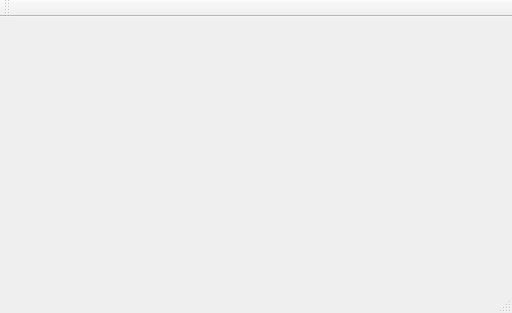
<?xml version="1.0" encoding="UTF-8"?>
<ui version="4.0">
 <class>MainWindow</class>
 <widget class="QMainWindow" name="MainWindow">
  <property name="geometry">
   <rect>
    <x>0</x>
    <y>0</y>
    <width>512</width>
    <height>313</height>
   </rect>
  </property>
  <property name="windowTitle">
   <string>MainWindow</string>
  </property>
  <widget class="QWidget" name="centralWidget"/>
  <widget class="QMenuBar" name="menuBar">
   <property name="geometry">
    <rect>
     <x>0</x>
     <y>0</y>
     <width>512</width>
     <height>25</height>
    </rect>
   </property>
  </widget>
  <widget class="QToolBar" name="mainToolBar">
   <attribute name="toolBarArea">
    <enum>TopToolBarArea</enum>
   </attribute>
   <attribute name="toolBarBreak">
    <bool>false</bool>
   </attribute>
  </widget>
  <widget class="QStatusBar" name="statusBar"/>
 </widget>
 <layoutdefault spacing="6" margin="11"/>
 <resources/>
 <connections/>
</ui>
